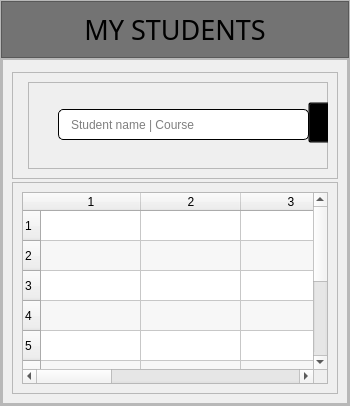
               <widget class="QWidget" name="page_24">
                <layout class="QVBoxLayout" name="verticalLayout_82">
                 <property name="spacing">
                  <number>0</number>
                 </property>
                 <property name="leftMargin">
                  <number>0</number>
                 </property>
                 <property name="topMargin">
                  <number>0</number>
                 </property>
                 <property name="rightMargin">
                  <number>0</number>
                 </property>
                 <property name="bottomMargin">
                  <number>0</number>
                 </property>
                 <item>
                  <widget class="QFrame" name="frame_184">
                   <property name="frameShape">
                    <enum>QFrame::StyledPanel</enum>
                   </property>
                   <property name="frameShadow">
                    <enum>QFrame::Raised</enum>
                   </property>
                   <layout class="QVBoxLayout" name="verticalLayout_83">
                    <property name="spacing">
                     <number>0</number>
                    </property>
                    <property name="leftMargin">
                     <number>0</number>
                    </property>
                    <property name="topMargin">
                     <number>0</number>
                    </property>
                    <property name="rightMargin">
                     <number>0</number>
                    </property>
                    <property name="bottomMargin">
                     <number>0</number>
                    </property>
                    <item>
                     <widget class="QFrame" name="frame_185">
                      <property name="maximumSize">
                       <size>
                        <width>16777215</width>
                        <height>60</height>
                       </size>
                      </property>
                      <property name="styleSheet">
                       <string notr="true">background-color: rgb(115, 115, 115);</string>
                      </property>
                      <property name="frameShape">
                       <enum>QFrame::StyledPanel</enum>
                      </property>
                      <property name="frameShadow">
                       <enum>QFrame::Raised</enum>
                      </property>
                      <layout class="QHBoxLayout" name="horizontalLayout_77">
                       <item>
                        <widget class="QLabel" name="label_96">
                         <property name="font">
                          <font>
                           <family>Nova Flat</family>
                           <pointsize>20</pointsize>
                          </font>
                         </property>
                         <property name="text">
                          <string>MY STUDENTS</string>
                         </property>
                         <property name="alignment">
                          <set>Qt::AlignCenter</set>
                         </property>
                        </widget>
                       </item>
                      </layout>
                     </widget>
                    </item>
                    <item>
                     <widget class="QFrame" name="frame_186">
                      <property name="frameShape">
                       <enum>QFrame::StyledPanel</enum>
                      </property>
                      <property name="frameShadow">
                       <enum>QFrame::Raised</enum>
                      </property>
                      <layout class="QVBoxLayout" name="verticalLayout_84">
                       <property name="spacing">
                        <number>0</number>
                       </property>
                       <property name="leftMargin">
                        <number>0</number>
                       </property>
                       <property name="topMargin">
                        <number>0</number>
                       </property>
                       <property name="rightMargin">
                        <number>0</number>
                       </property>
                       <property name="bottomMargin">
                        <number>0</number>
                       </property>
                       <item>
                        <widget class="QFrame" name="frame_187">
                         <property name="frameShape">
                          <enum>QFrame::StyledPanel</enum>
                         </property>
                         <property name="frameShadow">
                          <enum>QFrame::Raised</enum>
                         </property>
                         <layout class="QVBoxLayout" name="verticalLayout_85">
                          <item>
                           <widget class="QFrame" name="frame_188">
                            <property name="minimumSize">
                             <size>
                              <width>0</width>
                              <height>107</height>
                             </size>
                            </property>
                            <property name="maximumSize">
                             <size>
                              <width>16777215</width>
                              <height>100</height>
                             </size>
                            </property>
                            <property name="frameShape">
                             <enum>QFrame::StyledPanel</enum>
                            </property>
                            <property name="frameShadow">
                             <enum>QFrame::Raised</enum>
                            </property>
                            <layout class="QHBoxLayout" name="horizontalLayout_78">
                             <item>
                              <widget class="QFrame" name="frame_189">
                               <property name="frameShape">
                                <enum>QFrame::StyledPanel</enum>
                               </property>
                               <property name="frameShadow">
                                <enum>QFrame::Raised</enum>
                               </property>
                              </widget>
                             </item>
                             <item>
                              <widget class="QFrame" name="frame_190">
                               <property name="minimumSize">
                                <size>
                                 <width>300</width>
                                 <height>0</height>
                                </size>
                               </property>
                               <property name="frameShape">
                                <enum>QFrame::StyledPanel</enum>
                               </property>
                               <property name="frameShadow">
                                <enum>QFrame::Raised</enum>
                               </property>
                               <widget class="QLineEdit" name="lineEdit_39">
                                <property name="geometry">
                                 <rect>
                                  <x>30</x>
                                  <y>27</y>
                                  <width>251</width>
                                  <height>31</height>
                                 </rect>
                                </property>
                                <property name="styleSheet">
                                 <string notr="true">border: 1.1px solid black;
padding-left: 10 px;
border-radius:5px
</string>
                                </property>
                                <property name="echoMode">
                                 <enum>QLineEdit::Normal</enum>
                                </property>
                                <property name="placeholderText">
                                 <string>Student name | Course</string>
                                </property>
                               </widget>
                               <widget class="QPushButton" name="pushButton_52">
                                <property name="geometry">
                                 <rect>
                                  <x>280</x>
                                  <y>20</y>
                                  <width>51</width>
                                  <height>41</height>
                                 </rect>
                                </property>
                                <property name="styleSheet">
                                 <string notr="true">background-color: transparent</string>
                                </property>
                                <property name="text">
                                 <string/>
                                </property>
                                <property name="icon">
                                 <iconset resource="resources.qrc">
                                  <normaloff>:/icons/icons/icons8-search-480.png</normaloff>:/icons/icons/icons8-search-480.png</iconset>
                                </property>
                                <property name="iconSize">
                                 <size>
                                  <width>40</width>
                                  <height>41</height>
                                 </size>
                                </property>
                                <property name="shortcut">
                                 <string>Return</string>
                                </property>
                               </widget>
                              </widget>
                             </item>
                            </layout>
                           </widget>
                          </item>
                          <item>
                           <widget class="QFrame" name="frame_191">
                            <property name="frameShape">
                             <enum>QFrame::StyledPanel</enum>
                            </property>
                            <property name="frameShadow">
                             <enum>QFrame::Raised</enum>
                            </property>
                            <layout class="QHBoxLayout" name="horizontalLayout_79">
                             <item>
                              <widget class="QTableWidget" name="tableWidget_12">
                               <property name="maximumSize">
                                <size>
                                 <width>700</width>
                                 <height>300</height>
                                </size>
                               </property>
                               <property name="alternatingRowColors">
                                <bool>true</bool>
                               </property>
                               <property name="rowCount">
                                <number>10</number>
                               </property>
                               <property name="columnCount">
                                <number>7</number>
                               </property>
                               <row/>
                               <row/>
                               <row/>
                               <row/>
                               <row/>
                               <row/>
                               <row/>
                               <row/>
                               <row/>
                               <row/>
                               <column/>
                               <column/>
                               <column/>
                               <column/>
                               <column/>
                               <column/>
                               <column/>
                              </widget>
                             </item>
                            </layout>
                           </widget>
                          </item>
                         </layout>
                        </widget>
                       </item>
                      </layout>
                     </widget>
                    </item>
                   </layout>
                  </widget>
                 </item>
                </layout>
               </widget>
